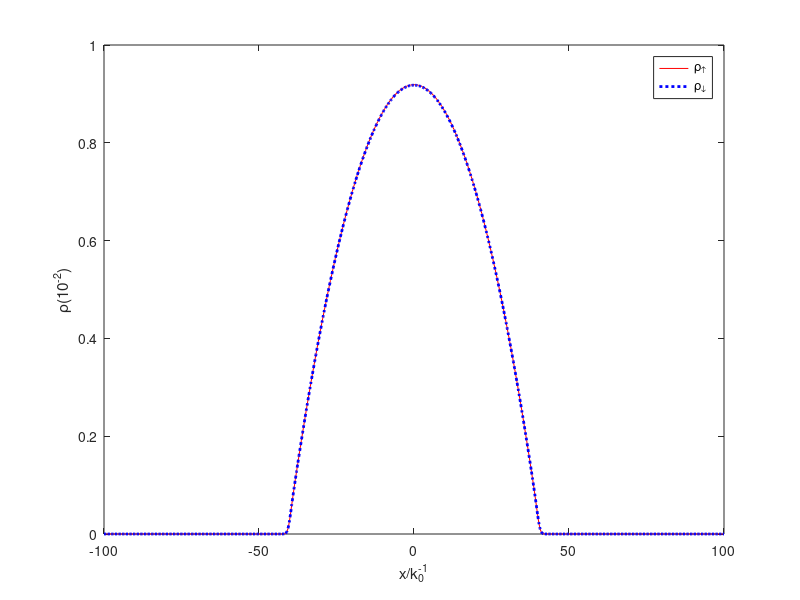
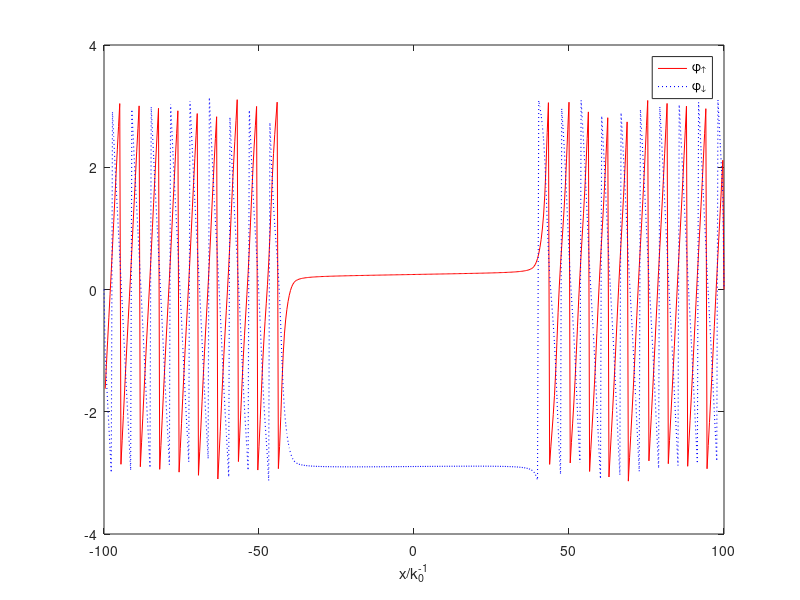

Write MATLAB code to recreate these figures, in order.
%% =========== omega = 1 ========================
% ============= 平面波相 =============================
% close all
DENA1 = dlmread('DENA1.DAT');
DENA2 = dlmread('DENA2.DAT');
DENB1 = dlmread('DENB1.DAT');
DENB2 = dlmread('DENB2.DAT');
PHASEA1 = dlmread('PHASEA1.DAT');
PHASEA2 = dlmread('PHASEA2.DAT');
PHASEB1 = dlmread('PHASEB1.DAT');
PHASEB2 = dlmread('PHASEB2.DAT');
x = linspace(-100, 100, 513);

figure(1);
% multiply with 100
plot(x, 100*DENA1, 'r-', x, 100*DENA2, 'b:', 'LineWidth', 2);
xlabel('x/k_0^{-1}');
ylabel('\rho(10^{-2})');
legend('\rho_\uparrow', '\rho_\downarrow');

%%
% close all
figure(2);
plot(x, PHASEA1, 'r-', x, PHASEA2, 'b:', 'LineWidth', 0.8);
xlabel('x/k_0^{-1}');
% ylabel('\phi');
legend('\phi_\uparrow', '\phi_\downarrow');
